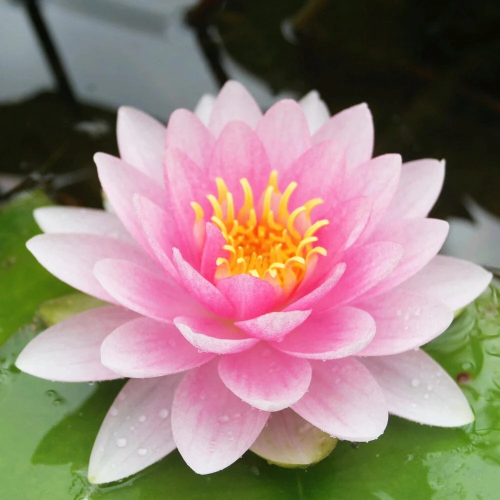
#> input picture water-lily.jpg, 1000 x 1000 px (shown at 1/2 size)
$ python image.py
#> lines starting #> are read from the running program, lines starting #| are printed output that depends on the picture
import tkinter as tk
from tkinter import filedialog
from PIL import Image
from PIL import ImageDraw
import os, sys

class ImageClass:
    def select_image(self):
        root = tk.Tk()
        root.withdraw()
        file_path = filedialog.askopenfilename(title="Select an Image", filetypes=[("Image Files", ".png .jpg .jpeg .gif .bmp .PNG .JPG .JPEG .GIF .BMP")])
#> the answer given: water-lily.jpg
        if not file_path:
            print("No image selected. Exiting.")
            return
        return file_path

    def resize_image(self, file_path):
#> called with file_path = 'water-lily.jpg'
        if not file_path:
            print("No image selected. Exiting.")
            return

        # Prompt the user for the desired width
        new_width = int(input("Enter the desired image width: "))
#> the answer given: 100

        # Resize the image and save it with a new name
        output_path = f"resized_{new_width}_image.jpg"

        original_image = Image.open(file_path)
#> original_image is the input picture: PIL image 1000x1000 RGB; mean R, G, B 149.8, 128.3, 120.5

        # Calculate the new height while maintaining the aspect ratio
        aspect_ratio = original_image.width / original_image.height
#> aspect_ratio = 1
        new_height = int(new_width / aspect_ratio)
#> new_height = 100

        # Resize the image
        resized_image = original_image.resize((new_width, new_height), Image.Resampling.LANCZOS)
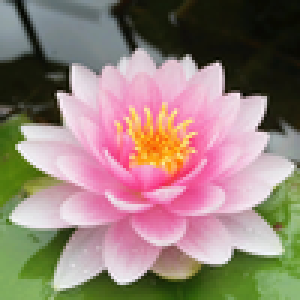
#> resized_image: PIL image 100x100 RGB (shown 3 times larger); mean R, G, B 149.8, 128.3, 120.6

        # Save the resized image
        resized_image.save(output_path)

        print(f"Image resized and saved to: {output_path}")
        return output_path

    def create_empty_image(self, output_path="empty_image.png"):
        # Prompt the user for the desired width
#> called with output_path = 'empty_image.png'
        width = int(input("Enter the desired background image width: "))
#> the answer given: 100
        # Prompt the user for the desired height
        height = int(input("Enter the desired background image height: "))
#> the answer given: 100
        # Create a new image with a white background
        empty_image = Image.new("RGB", (width, height), "white")
#> empty_image: PIL image 100x100 RGB; every value is 255
        empty_image.save(output_path)
        print(f"Empty image saved to: {output_path}")
        return output_path

    def paste_image(self, background_image_path="", overlay_image_path="", output_image_path="output_image.png", overlay_x_pos = 100):
#> called with background_image_path = 'empty_image.png', overlay_image_path = 'resized_100_image.jpg', output_image_path = 'output_image.png', overlay_x_pos = 100
        background = Image.open(background_image_path)
        overlay = Image.open(overlay_image_path)
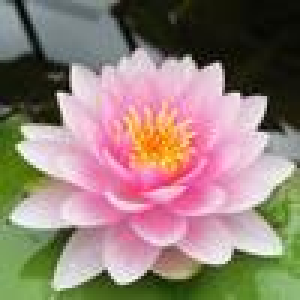
#> overlay: PIL image 100x100 RGB (shown 3 times larger); mean R, G, B 149.3, 128.2, 120.5
        overlay_position = (background.size[0]//2 - overlay.size[0]//2, overlay_x_pos)
#> overlay_position = (0, 100)
        background.paste(overlay, overlay_position)

        # Save the result
        background.save(output_image_path)
        print(f"Image with overlay saved to: {output_image_path}")

    # [417 lines left out: functions make_image_gradient, generate_background_image, not called in this run]

    def get_average_color(self,image):
        """Calculate the average color of an image."""
        return tuple(int(sum(channel) / len(channel)) for channel in zip(*image.getdata()))

    def apply_average_color(self, background_path, overlay_path, output_path):
        # Open the background and overlay images
#> called with background_path = 'empty_image.png', overlay_path = 'resized_100_image.jpg', output_path = 'output_image.png'
        background = Image.open(background_path).convert('RGBA')
#> background: PIL image 100x100 RGBA; every value is 255
        overlay = Image.open(overlay_path).convert('RGBA')
#> overlay: PIL image 100x100 RGBA

        # Set the desired position for the overlay image (x, y, width, height)
        overlay_position = (background.size[0]//2-overlay.size[0]//2, 50, overlay.size[0], overlay.size[1])
#> overlay_position = (0, 50, 100, 100)
        # Iterate over each row in the overlay image
        for row in range(overlay.height):
            # Crop the row from the overlay image
            row_image = overlay.crop((0, row, overlay.width, row + 1))
            # Calculate the average color of the row
            average_color = self.get_average_color(row_image)
            background.paste(average_color, (0, row, 0 + background.width, row + 1))
#> this loop made 100 passes
#> average_color on passes 1 to 12: (53, 58, 51, 255), (52, 57, 50, 255), (52, 57, 50, 255), (52, 57, 51, 255), (53, 58, 52, 255), (56, 60, 54, 255), (58, 63, 57, 255), (58, 63, 58, 255), (58, 63, 58, 255), (58, 63, 58, 255), (58, 63, 59, 255), (59, 64, 60, 255)
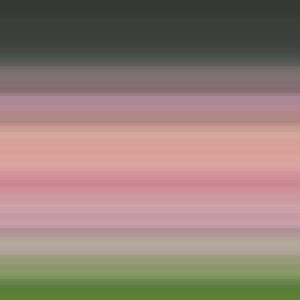
#> background: PIL image 100x100 RGBA (shown 3 times larger); mean R, G, B, A 148.9, 127.8, 120, 255
        for row in range(overlay.height,background.height):
            background.paste(average_color, (0, row, 0 + background.width, row + 1))

        background.paste(overlay, (overlay_position[0],overlay_position[1]))
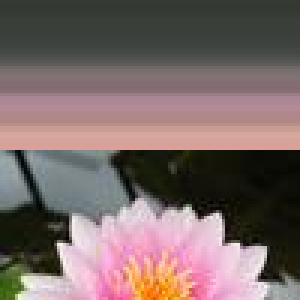
#> background: PIL image 100x100 RGBA (shown 3 times larger); mean R, G, B, A 122.7, 105.1, 103.4, 255
        background.save(output_path)
        print(f"Image with averaged colors saved to: {output_path}")

if __name__ == "__main__":
    img_class = ImageClass()
    image_file_path = img_class.select_image()
    resized_image_file_path = img_class.resize_image(image_file_path)
    empty_image_file_path = img_class.create_empty_image()
    img_class.paste_image(empty_image_file_path, resized_image_file_path)
    # img_class.generate_background_image(background_image_path=empty_image_file_path, overlay_image_path=resized_image_file_path, output_image_path="output_image.jpg", overlay_x_pos = 100)
    img_class.apply_average_color(empty_image_file_path, resized_image_file_path, "output_image.png")
